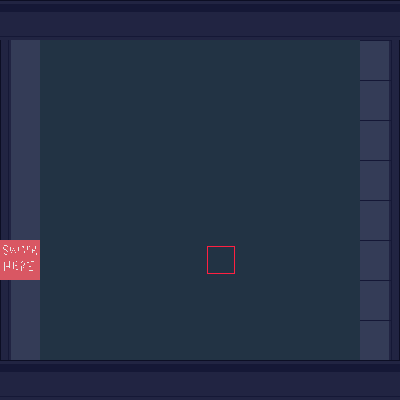

Rendered tile map (Tiled .tmx) drawn with the repository's tilesets; below, a short description and the full map source, tile grids included:
An orthogonal 10x10 tile map with 40x40 px tiles, 1 tile layer (Tile Layer 1).

<map version="1.2" tiledversion="1.2.0" orientation="orthogonal" renderorder="right-down" width="10" height="10" tilewidth="40" tileheight="40" infinite="0" nextlayerid="2" nextobjectid="1">
 <tileset firstgid="1" source="AllTiles.tsx" />
 <layer id="1" name="Tile Layer 1" width="10" height="10">
  <data encoding="csv">
36,36,36,36,36,36,36,36,36,36,
50,1,1,1,1,1,1,1,1,40,
50,1,1,1,1,1,1,1,1,40,
50,1,1,1,1,1,1,1,1,40,
50,1,1,1,1,1,1,1,1,40,
50,1,1,1,1,1,1,1,1,40,
25,1,1,1,1,3,1,1,1,40,
50,1,1,1,1,1,1,1,1,40,
50,1,1,1,1,1,1,1,1,40,
36,36,36,36,36,36,36,36,36,36
</data>
 </layer>
</map>
